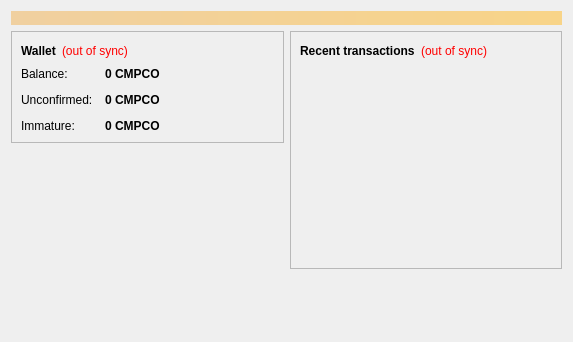
<?xml version="1.0" encoding="UTF-8"?>
<ui version="4.0">
 <class>OverviewPage</class>
 <widget class="QWidget" name="OverviewPage">
  <property name="geometry">
   <rect>
    <x>0</x>
    <y>0</y>
    <width>573</width>
    <height>342</height>
   </rect>
  </property>
  <property name="windowTitle">
   <string>Form</string>
  </property>
  <layout class="QVBoxLayout" name="topLayout">
   <item>
    <widget class="QLabel" name="labelAlerts">
     <property name="visible">
      <bool>false</bool>
     </property>
     <property name="styleSheet">
      <string notr="true">background-color: qlineargradient(x1: 0, y1: 0, x2: 1, y2: 0, stop:0 #F0D0A0, stop:1 #F8D488); color:#000000;</string>
     </property>
     <property name="wordWrap">
      <bool>true</bool>
     </property>
     <property name="margin">
      <number>3</number>
     </property>
    </widget>
   </item>
   <item>
    <layout class="QHBoxLayout" name="horizontalLayout" stretch="1,1">
     <item>
      <layout class="QVBoxLayout" name="verticalLayout_2">
       <item>
        <widget class="QFrame" name="frame">
         <property name="frameShape">
          <enum>QFrame::StyledPanel</enum>
         </property>
         <property name="frameShadow">
          <enum>QFrame::Raised</enum>
         </property>
         <layout class="QVBoxLayout" name="verticalLayout_4">
          <item>
           <layout class="QHBoxLayout" name="horizontalLayout_4">
            <item>
             <widget class="QLabel" name="label_5">
              <property name="font">
               <font>
                <weight>75</weight>
                <bold>true</bold>
               </font>
              </property>
              <property name="text">
               <string>Wallet</string>
              </property>
             </widget>
            </item>
            <item>
             <widget class="QLabel" name="labelWalletStatus">
              <property name="toolTip">
               <string>The displayed information may be out of date. Your wallet automatically synchronizes with the CampusCoin network after a connection is established, but this process has not completed yet.</string>
              </property>
              <property name="styleSheet">
               <string notr="true">QLabel { color: red; }</string>
              </property>
              <property name="text">
               <string notr="true">(out of sync)</string>
              </property>
              <property name="alignment">
               <set>Qt::AlignLeading|Qt::AlignLeft|Qt::AlignVCenter</set>
              </property>
             </widget>
            </item>
            <item>
             <spacer name="horizontalSpacer_2">
              <property name="orientation">
               <enum>Qt::Horizontal</enum>
              </property>
              <property name="sizeHint" stdset="0">
               <size>
                <width>40</width>
                <height>20</height>
               </size>
              </property>
             </spacer>
            </item>
           </layout>
          </item>
          <item>
           <layout class="QFormLayout" name="formLayout_2">
            <property name="fieldGrowthPolicy">
             <enum>QFormLayout::AllNonFixedFieldsGrow</enum>
            </property>
            <property name="horizontalSpacing">
             <number>12</number>
            </property>
            <property name="verticalSpacing">
             <number>12</number>
            </property>
            <item row="0" column="0">
             <widget class="QLabel" name="label">
              <property name="text">
               <string>Balance:</string>
              </property>
             </widget>
            </item>
            <item row="0" column="1">
             <widget class="QLabel" name="labelBalance">
              <property name="font">
               <font>
                <weight>75</weight>
                <bold>true</bold>
               </font>
              </property>
              <property name="cursor">
               <cursorShape>IBeamCursor</cursorShape>
              </property>
              <property name="toolTip">
               <string>Your current balance</string>
              </property>
              <property name="text">
               <string notr="true">0 CMPCO</string>
              </property>
              <property name="textInteractionFlags">
               <set>Qt::LinksAccessibleByMouse|Qt::TextSelectableByKeyboard|Qt::TextSelectableByMouse</set>
              </property>
             </widget>
            </item>
            <item row="1" column="0">
             <widget class="QLabel" name="label_3">
              <property name="text">
               <string>Unconfirmed:</string>
              </property>
             </widget>
            </item>
            <item row="1" column="1">
             <widget class="QLabel" name="labelUnconfirmed">
              <property name="font">
               <font>
                <weight>75</weight>
                <bold>true</bold>
               </font>
              </property>
              <property name="cursor">
               <cursorShape>IBeamCursor</cursorShape>
              </property>
              <property name="toolTip">
               <string>Total of transactions that have yet to be confirmed, and do not yet count toward the current balance</string>
              </property>
              <property name="text">
               <string notr="true">0 CMPCO</string>
              </property>
              <property name="textInteractionFlags">
               <set>Qt::LinksAccessibleByMouse|Qt::TextSelectableByKeyboard|Qt::TextSelectableByMouse</set>
              </property>
             </widget>
            </item>
            <item row="2" column="0">
             <widget class="QLabel" name="labelImmatureText">
              <property name="text">
               <string>Immature:</string>
              </property>
             </widget>
            </item>
            <item row="2" column="1">
             <widget class="QLabel" name="labelImmature">
              <property name="font">
               <font>
                <weight>75</weight>
                <bold>true</bold>
               </font>
              </property>
              <property name="toolTip">
               <string>Mined balance that has not yet matured</string>
              </property>
              <property name="text">
               <string notr="true">0 CMPCO</string>
              </property>
              <property name="textInteractionFlags">
               <set>Qt::LinksAccessibleByMouse|Qt::TextSelectableByKeyboard|Qt::TextSelectableByMouse</set>
              </property>
             </widget>
            </item>
           </layout>
          </item>
         </layout>
        </widget>
       </item>
       <item>
        <spacer name="verticalSpacer">
         <property name="orientation">
          <enum>Qt::Vertical</enum>
         </property>
         <property name="sizeHint" stdset="0">
          <size>
           <width>20</width>
           <height>40</height>
          </size>
         </property>
        </spacer>
       </item>
        <item>
         <widget class="QLabel" name="label_wallet_bgcoin">
          <property name="text">
           <string/>
          </property>
          <property name="pixmap">
           <pixmap resource="../bitcoin.qrc">:/images/wallet_bgcoin</pixmap>
          </property>
          <property name="scaledContents">
           <bool>false</bool>
          </property>
          <property name="alignment">
           <set>Qt::AlignCenter</set>
          </property>
          <property name="margin">
           <number>-2</number>
          </property>
         </widget>
        </item>
        <item>
         <widget class="QLabel" name="label_6">
          <property name="text">
           <string/>
          </property>
         </widget>
        </item>
      </layout>
     </item>
     <item>
      <layout class="QVBoxLayout" name="verticalLayout_3">
       <item>
        <widget class="QFrame" name="frame_2">
         <property name="frameShape">
          <enum>QFrame::StyledPanel</enum>
         </property>
         <property name="frameShadow">
          <enum>QFrame::Raised</enum>
         </property>
         <layout class="QVBoxLayout" name="verticalLayout">
          <item>
           <layout class="QHBoxLayout" name="horizontalLayout_2">
            <item>
             <widget class="QLabel" name="label_4">
              <property name="text">
               <string>&lt;b&gt;Recent transactions&lt;/b&gt;</string>
              </property>
             </widget>
            </item>
            <item>
             <widget class="QLabel" name="labelTransactionsStatus">
              <property name="toolTip">
               <string>The displayed information may be out of date. Your wallet automatically synchronizes with the CampusCoin network after a connection is established, but this process has not completed yet.</string>
              </property>
              <property name="styleSheet">
               <string notr="true">QLabel { color: red; }</string>
              </property>
              <property name="text">
               <string notr="true">(out of sync)</string>
              </property>
              <property name="alignment">
               <set>Qt::AlignRight|Qt::AlignTrailing|Qt::AlignVCenter</set>
              </property>
             </widget>
            </item>
            <item>
             <spacer name="horizontalSpacer">
              <property name="orientation">
               <enum>Qt::Horizontal</enum>
              </property>
              <property name="sizeHint" stdset="0">
               <size>
                <width>40</width>
                <height>20</height>
               </size>
              </property>
             </spacer>
            </item>
           </layout>
          </item>
          <item>
           <widget class="QListView" name="listTransactions">
            <property name="styleSheet">
             <string notr="true">QListView { background: transparent; }</string>
            </property>
            <property name="frameShape">
             <enum>QFrame::NoFrame</enum>
            </property>
            <property name="verticalScrollBarPolicy">
             <enum>Qt::ScrollBarAlwaysOff</enum>
            </property>
            <property name="horizontalScrollBarPolicy">
             <enum>Qt::ScrollBarAlwaysOff</enum>
            </property>
            <property name="selectionMode">
             <enum>QAbstractItemView::NoSelection</enum>
            </property>
           </widget>
          </item>
         </layout>
        </widget>
       </item>
       <item>
        <spacer name="verticalSpacer_2">
         <property name="orientation">
          <enum>Qt::Vertical</enum>
         </property>
         <property name="sizeHint" stdset="0">
          <size>
           <width>20</width>
           <height>40</height>
          </size>
         </property>
        </spacer>
       </item>
      </layout>
     </item>
    </layout>
   </item>
  </layout>
 </widget>
 <resources/>
 <connections/>
</ui>
